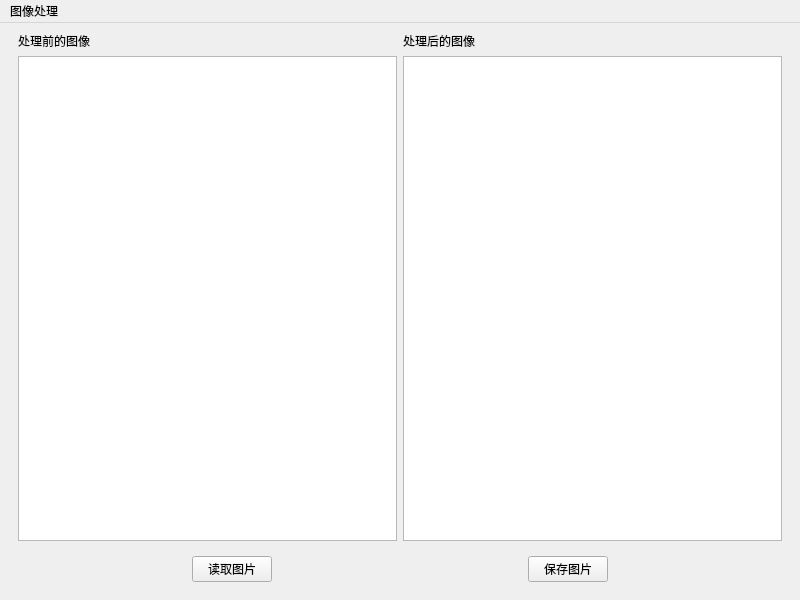
<?xml version="1.0" encoding="UTF-8"?>
<ui version="4.0">
 <class>MainWindow</class>
 <widget class="QMainWindow" name="MainWindow">
  <property name="geometry">
   <rect>
    <x>0</x>
    <y>0</y>
    <width>800</width>
    <height>600</height>
   </rect>
  </property>
  <property name="minimumSize">
   <size>
    <width>800</width>
    <height>600</height>
   </size>
  </property>
  <property name="maximumSize">
   <size>
    <width>9999</width>
    <height>9999</height>
   </size>
  </property>
  <property name="windowTitle">
   <string>MainWindow</string>
  </property>
  <widget class="QWidget" name="centralwidget">
   <layout class="QVBoxLayout" name="verticalLayout">
    <item>
     <widget class="QWidget" name="widget_pic" native="true">
      <layout class="QGridLayout" name="gridLayout">
       <property name="sizeConstraint">
        <enum>QLayout::SetDefaultConstraint</enum>
       </property>
       <property name="topMargin">
        <number>0</number>
       </property>
       <property name="bottomMargin">
        <number>0</number>
       </property>
       <item row="0" column="0">
        <widget class="QLabel" name="label1">
         <property name="palette">
          <palette>
           <active>
            <colorrole role="WindowText">
             <brush brushstyle="SolidPattern">
              <color alpha="255">
               <red>0</red>
               <green>0</green>
               <blue>0</blue>
              </color>
             </brush>
            </colorrole>
            <colorrole role="Button">
             <brush brushstyle="SolidPattern">
              <color alpha="255">
               <red>255</red>
               <green>255</green>
               <blue>255</blue>
              </color>
             </brush>
            </colorrole>
            <colorrole role="Light">
             <brush brushstyle="SolidPattern">
              <color alpha="255">
               <red>255</red>
               <green>255</green>
               <blue>255</blue>
              </color>
             </brush>
            </colorrole>
            <colorrole role="Midlight">
             <brush brushstyle="SolidPattern">
              <color alpha="255">
               <red>255</red>
               <green>255</green>
               <blue>255</blue>
              </color>
             </brush>
            </colorrole>
            <colorrole role="Dark">
             <brush brushstyle="SolidPattern">
              <color alpha="255">
               <red>127</red>
               <green>127</green>
               <blue>127</blue>
              </color>
             </brush>
            </colorrole>
            <colorrole role="Mid">
             <brush brushstyle="SolidPattern">
              <color alpha="255">
               <red>170</red>
               <green>170</green>
               <blue>170</blue>
              </color>
             </brush>
            </colorrole>
            <colorrole role="Text">
             <brush brushstyle="SolidPattern">
              <color alpha="255">
               <red>0</red>
               <green>0</green>
               <blue>0</blue>
              </color>
             </brush>
            </colorrole>
            <colorrole role="BrightText">
             <brush brushstyle="SolidPattern">
              <color alpha="255">
               <red>255</red>
               <green>255</green>
               <blue>255</blue>
              </color>
             </brush>
            </colorrole>
            <colorrole role="ButtonText">
             <brush brushstyle="SolidPattern">
              <color alpha="255">
               <red>0</red>
               <green>0</green>
               <blue>0</blue>
              </color>
             </brush>
            </colorrole>
            <colorrole role="Base">
             <brush brushstyle="SolidPattern">
              <color alpha="255">
               <red>255</red>
               <green>255</green>
               <blue>255</blue>
              </color>
             </brush>
            </colorrole>
            <colorrole role="Window">
             <brush brushstyle="SolidPattern">
              <color alpha="255">
               <red>255</red>
               <green>255</green>
               <blue>255</blue>
              </color>
             </brush>
            </colorrole>
            <colorrole role="Shadow">
             <brush brushstyle="SolidPattern">
              <color alpha="255">
               <red>0</red>
               <green>0</green>
               <blue>0</blue>
              </color>
             </brush>
            </colorrole>
            <colorrole role="AlternateBase">
             <brush brushstyle="SolidPattern">
              <color alpha="255">
               <red>255</red>
               <green>255</green>
               <blue>255</blue>
              </color>
             </brush>
            </colorrole>
            <colorrole role="ToolTipBase">
             <brush brushstyle="SolidPattern">
              <color alpha="255">
               <red>255</red>
               <green>255</green>
               <blue>220</blue>
              </color>
             </brush>
            </colorrole>
            <colorrole role="ToolTipText">
             <brush brushstyle="SolidPattern">
              <color alpha="255">
               <red>0</red>
               <green>0</green>
               <blue>0</blue>
              </color>
             </brush>
            </colorrole>
            <colorrole role="PlaceholderText">
             <brush brushstyle="SolidPattern">
              <color alpha="128">
               <red>0</red>
               <green>0</green>
               <blue>0</blue>
              </color>
             </brush>
            </colorrole>
           </active>
           <inactive>
            <colorrole role="WindowText">
             <brush brushstyle="SolidPattern">
              <color alpha="255">
               <red>0</red>
               <green>0</green>
               <blue>0</blue>
              </color>
             </brush>
            </colorrole>
            <colorrole role="Button">
             <brush brushstyle="SolidPattern">
              <color alpha="255">
               <red>255</red>
               <green>255</green>
               <blue>255</blue>
              </color>
             </brush>
            </colorrole>
            <colorrole role="Light">
             <brush brushstyle="SolidPattern">
              <color alpha="255">
               <red>255</red>
               <green>255</green>
               <blue>255</blue>
              </color>
             </brush>
            </colorrole>
            <colorrole role="Midlight">
             <brush brushstyle="SolidPattern">
              <color alpha="255">
               <red>255</red>
               <green>255</green>
               <blue>255</blue>
              </color>
             </brush>
            </colorrole>
            <colorrole role="Dark">
             <brush brushstyle="SolidPattern">
              <color alpha="255">
               <red>127</red>
               <green>127</green>
               <blue>127</blue>
              </color>
             </brush>
            </colorrole>
            <colorrole role="Mid">
             <brush brushstyle="SolidPattern">
              <color alpha="255">
               <red>170</red>
               <green>170</green>
               <blue>170</blue>
              </color>
             </brush>
            </colorrole>
            <colorrole role="Text">
             <brush brushstyle="SolidPattern">
              <color alpha="255">
               <red>0</red>
               <green>0</green>
               <blue>0</blue>
              </color>
             </brush>
            </colorrole>
            <colorrole role="BrightText">
             <brush brushstyle="SolidPattern">
              <color alpha="255">
               <red>255</red>
               <green>255</green>
               <blue>255</blue>
              </color>
             </brush>
            </colorrole>
            <colorrole role="ButtonText">
             <brush brushstyle="SolidPattern">
              <color alpha="255">
               <red>0</red>
               <green>0</green>
               <blue>0</blue>
              </color>
             </brush>
            </colorrole>
            <colorrole role="Base">
             <brush brushstyle="SolidPattern">
              <color alpha="255">
               <red>255</red>
               <green>255</green>
               <blue>255</blue>
              </color>
             </brush>
            </colorrole>
            <colorrole role="Window">
             <brush brushstyle="SolidPattern">
              <color alpha="255">
               <red>255</red>
               <green>255</green>
               <blue>255</blue>
              </color>
             </brush>
            </colorrole>
            <colorrole role="Shadow">
             <brush brushstyle="SolidPattern">
              <color alpha="255">
               <red>0</red>
               <green>0</green>
               <blue>0</blue>
              </color>
             </brush>
            </colorrole>
            <colorrole role="AlternateBase">
             <brush brushstyle="SolidPattern">
              <color alpha="255">
               <red>255</red>
               <green>255</green>
               <blue>255</blue>
              </color>
             </brush>
            </colorrole>
            <colorrole role="ToolTipBase">
             <brush brushstyle="SolidPattern">
              <color alpha="255">
               <red>255</red>
               <green>255</green>
               <blue>220</blue>
              </color>
             </brush>
            </colorrole>
            <colorrole role="ToolTipText">
             <brush brushstyle="SolidPattern">
              <color alpha="255">
               <red>0</red>
               <green>0</green>
               <blue>0</blue>
              </color>
             </brush>
            </colorrole>
            <colorrole role="PlaceholderText">
             <brush brushstyle="SolidPattern">
              <color alpha="128">
               <red>0</red>
               <green>0</green>
               <blue>0</blue>
              </color>
             </brush>
            </colorrole>
           </inactive>
           <disabled>
            <colorrole role="WindowText">
             <brush brushstyle="SolidPattern">
              <color alpha="255">
               <red>127</red>
               <green>127</green>
               <blue>127</blue>
              </color>
             </brush>
            </colorrole>
            <colorrole role="Button">
             <brush brushstyle="SolidPattern">
              <color alpha="255">
               <red>255</red>
               <green>255</green>
               <blue>255</blue>
              </color>
             </brush>
            </colorrole>
            <colorrole role="Light">
             <brush brushstyle="SolidPattern">
              <color alpha="255">
               <red>255</red>
               <green>255</green>
               <blue>255</blue>
              </color>
             </brush>
            </colorrole>
            <colorrole role="Midlight">
             <brush brushstyle="SolidPattern">
              <color alpha="255">
               <red>255</red>
               <green>255</green>
               <blue>255</blue>
              </color>
             </brush>
            </colorrole>
            <colorrole role="Dark">
             <brush brushstyle="SolidPattern">
              <color alpha="255">
               <red>127</red>
               <green>127</green>
               <blue>127</blue>
              </color>
             </brush>
            </colorrole>
            <colorrole role="Mid">
             <brush brushstyle="SolidPattern">
              <color alpha="255">
               <red>170</red>
               <green>170</green>
               <blue>170</blue>
              </color>
             </brush>
            </colorrole>
            <colorrole role="Text">
             <brush brushstyle="SolidPattern">
              <color alpha="255">
               <red>127</red>
               <green>127</green>
               <blue>127</blue>
              </color>
             </brush>
            </colorrole>
            <colorrole role="BrightText">
             <brush brushstyle="SolidPattern">
              <color alpha="255">
               <red>255</red>
               <green>255</green>
               <blue>255</blue>
              </color>
             </brush>
            </colorrole>
            <colorrole role="ButtonText">
             <brush brushstyle="SolidPattern">
              <color alpha="255">
               <red>127</red>
               <green>127</green>
               <blue>127</blue>
              </color>
             </brush>
            </colorrole>
            <colorrole role="Base">
             <brush brushstyle="SolidPattern">
              <color alpha="255">
               <red>255</red>
               <green>255</green>
               <blue>255</blue>
              </color>
             </brush>
            </colorrole>
            <colorrole role="Window">
             <brush brushstyle="SolidPattern">
              <color alpha="255">
               <red>255</red>
               <green>255</green>
               <blue>255</blue>
              </color>
             </brush>
            </colorrole>
            <colorrole role="Shadow">
             <brush brushstyle="SolidPattern">
              <color alpha="255">
               <red>0</red>
               <green>0</green>
               <blue>0</blue>
              </color>
             </brush>
            </colorrole>
            <colorrole role="AlternateBase">
             <brush brushstyle="SolidPattern">
              <color alpha="255">
               <red>255</red>
               <green>255</green>
               <blue>255</blue>
              </color>
             </brush>
            </colorrole>
            <colorrole role="ToolTipBase">
             <brush brushstyle="SolidPattern">
              <color alpha="255">
               <red>255</red>
               <green>255</green>
               <blue>220</blue>
              </color>
             </brush>
            </colorrole>
            <colorrole role="ToolTipText">
             <brush brushstyle="SolidPattern">
              <color alpha="255">
               <red>0</red>
               <green>0</green>
               <blue>0</blue>
              </color>
             </brush>
            </colorrole>
            <colorrole role="PlaceholderText">
             <brush brushstyle="SolidPattern">
              <color alpha="128">
               <red>0</red>
               <green>0</green>
               <blue>0</blue>
              </color>
             </brush>
            </colorrole>
           </disabled>
          </palette>
         </property>
         <property name="styleSheet">
          <string notr="true"/>
         </property>
         <property name="text">
          <string>处理前的图像</string>
         </property>
        </widget>
       </item>
       <item row="0" column="1">
        <widget class="QLabel" name="label2">
         <property name="maximumSize">
          <size>
           <width>16777215</width>
           <height>20</height>
          </size>
         </property>
         <property name="palette">
          <palette>
           <active>
            <colorrole role="WindowText">
             <brush brushstyle="SolidPattern">
              <color alpha="255">
               <red>0</red>
               <green>0</green>
               <blue>0</blue>
              </color>
             </brush>
            </colorrole>
            <colorrole role="Button">
             <brush brushstyle="SolidPattern">
              <color alpha="255">
               <red>255</red>
               <green>255</green>
               <blue>255</blue>
              </color>
             </brush>
            </colorrole>
            <colorrole role="Light">
             <brush brushstyle="SolidPattern">
              <color alpha="255">
               <red>255</red>
               <green>255</green>
               <blue>255</blue>
              </color>
             </brush>
            </colorrole>
            <colorrole role="Midlight">
             <brush brushstyle="SolidPattern">
              <color alpha="255">
               <red>255</red>
               <green>255</green>
               <blue>255</blue>
              </color>
             </brush>
            </colorrole>
            <colorrole role="Dark">
             <brush brushstyle="SolidPattern">
              <color alpha="255">
               <red>127</red>
               <green>127</green>
               <blue>127</blue>
              </color>
             </brush>
            </colorrole>
            <colorrole role="Mid">
             <brush brushstyle="SolidPattern">
              <color alpha="255">
               <red>170</red>
               <green>170</green>
               <blue>170</blue>
              </color>
             </brush>
            </colorrole>
            <colorrole role="Text">
             <brush brushstyle="SolidPattern">
              <color alpha="255">
               <red>0</red>
               <green>0</green>
               <blue>0</blue>
              </color>
             </brush>
            </colorrole>
            <colorrole role="BrightText">
             <brush brushstyle="SolidPattern">
              <color alpha="255">
               <red>255</red>
               <green>255</green>
               <blue>255</blue>
              </color>
             </brush>
            </colorrole>
            <colorrole role="ButtonText">
             <brush brushstyle="SolidPattern">
              <color alpha="255">
               <red>0</red>
               <green>0</green>
               <blue>0</blue>
              </color>
             </brush>
            </colorrole>
            <colorrole role="Base">
             <brush brushstyle="SolidPattern">
              <color alpha="255">
               <red>255</red>
               <green>255</green>
               <blue>255</blue>
              </color>
             </brush>
            </colorrole>
            <colorrole role="Window">
             <brush brushstyle="SolidPattern">
              <color alpha="255">
               <red>255</red>
               <green>255</green>
               <blue>255</blue>
              </color>
             </brush>
            </colorrole>
            <colorrole role="Shadow">
             <brush brushstyle="SolidPattern">
              <color alpha="255">
               <red>0</red>
               <green>0</green>
               <blue>0</blue>
              </color>
             </brush>
            </colorrole>
            <colorrole role="AlternateBase">
             <brush brushstyle="SolidPattern">
              <color alpha="255">
               <red>255</red>
               <green>255</green>
               <blue>255</blue>
              </color>
             </brush>
            </colorrole>
            <colorrole role="ToolTipBase">
             <brush brushstyle="SolidPattern">
              <color alpha="255">
               <red>255</red>
               <green>255</green>
               <blue>220</blue>
              </color>
             </brush>
            </colorrole>
            <colorrole role="ToolTipText">
             <brush brushstyle="SolidPattern">
              <color alpha="255">
               <red>0</red>
               <green>0</green>
               <blue>0</blue>
              </color>
             </brush>
            </colorrole>
            <colorrole role="PlaceholderText">
             <brush brushstyle="SolidPattern">
              <color alpha="128">
               <red>0</red>
               <green>0</green>
               <blue>0</blue>
              </color>
             </brush>
            </colorrole>
           </active>
           <inactive>
            <colorrole role="WindowText">
             <brush brushstyle="SolidPattern">
              <color alpha="255">
               <red>0</red>
               <green>0</green>
               <blue>0</blue>
              </color>
             </brush>
            </colorrole>
            <colorrole role="Button">
             <brush brushstyle="SolidPattern">
              <color alpha="255">
               <red>255</red>
               <green>255</green>
               <blue>255</blue>
              </color>
             </brush>
            </colorrole>
            <colorrole role="Light">
             <brush brushstyle="SolidPattern">
              <color alpha="255">
               <red>255</red>
               <green>255</green>
               <blue>255</blue>
              </color>
             </brush>
            </colorrole>
            <colorrole role="Midlight">
             <brush brushstyle="SolidPattern">
              <color alpha="255">
               <red>255</red>
               <green>255</green>
               <blue>255</blue>
              </color>
             </brush>
            </colorrole>
            <colorrole role="Dark">
             <brush brushstyle="SolidPattern">
              <color alpha="255">
               <red>127</red>
               <green>127</green>
               <blue>127</blue>
              </color>
             </brush>
            </colorrole>
            <colorrole role="Mid">
             <brush brushstyle="SolidPattern">
              <color alpha="255">
               <red>170</red>
               <green>170</green>
               <blue>170</blue>
              </color>
             </brush>
            </colorrole>
            <colorrole role="Text">
             <brush brushstyle="SolidPattern">
              <color alpha="255">
               <red>0</red>
               <green>0</green>
               <blue>0</blue>
              </color>
             </brush>
            </colorrole>
            <colorrole role="BrightText">
             <brush brushstyle="SolidPattern">
              <color alpha="255">
               <red>255</red>
               <green>255</green>
               <blue>255</blue>
              </color>
             </brush>
            </colorrole>
            <colorrole role="ButtonText">
             <brush brushstyle="SolidPattern">
              <color alpha="255">
               <red>0</red>
               <green>0</green>
               <blue>0</blue>
              </color>
             </brush>
            </colorrole>
            <colorrole role="Base">
             <brush brushstyle="SolidPattern">
              <color alpha="255">
               <red>255</red>
               <green>255</green>
               <blue>255</blue>
              </color>
             </brush>
            </colorrole>
            <colorrole role="Window">
             <brush brushstyle="SolidPattern">
              <color alpha="255">
               <red>255</red>
               <green>255</green>
               <blue>255</blue>
              </color>
             </brush>
            </colorrole>
            <colorrole role="Shadow">
             <brush brushstyle="SolidPattern">
              <color alpha="255">
               <red>0</red>
               <green>0</green>
               <blue>0</blue>
              </color>
             </brush>
            </colorrole>
            <colorrole role="AlternateBase">
             <brush brushstyle="SolidPattern">
              <color alpha="255">
               <red>255</red>
               <green>255</green>
               <blue>255</blue>
              </color>
             </brush>
            </colorrole>
            <colorrole role="ToolTipBase">
             <brush brushstyle="SolidPattern">
              <color alpha="255">
               <red>255</red>
               <green>255</green>
               <blue>220</blue>
              </color>
             </brush>
            </colorrole>
            <colorrole role="ToolTipText">
             <brush brushstyle="SolidPattern">
              <color alpha="255">
               <red>0</red>
               <green>0</green>
               <blue>0</blue>
              </color>
             </brush>
            </colorrole>
            <colorrole role="PlaceholderText">
             <brush brushstyle="SolidPattern">
              <color alpha="128">
               <red>0</red>
               <green>0</green>
               <blue>0</blue>
              </color>
             </brush>
            </colorrole>
           </inactive>
           <disabled>
            <colorrole role="WindowText">
             <brush brushstyle="SolidPattern">
              <color alpha="255">
               <red>127</red>
               <green>127</green>
               <blue>127</blue>
              </color>
             </brush>
            </colorrole>
            <colorrole role="Button">
             <brush brushstyle="SolidPattern">
              <color alpha="255">
               <red>255</red>
               <green>255</green>
               <blue>255</blue>
              </color>
             </brush>
            </colorrole>
            <colorrole role="Light">
             <brush brushstyle="SolidPattern">
              <color alpha="255">
               <red>255</red>
               <green>255</green>
               <blue>255</blue>
              </color>
             </brush>
            </colorrole>
            <colorrole role="Midlight">
             <brush brushstyle="SolidPattern">
              <color alpha="255">
               <red>255</red>
               <green>255</green>
               <blue>255</blue>
              </color>
             </brush>
            </colorrole>
            <colorrole role="Dark">
             <brush brushstyle="SolidPattern">
              <color alpha="255">
               <red>127</red>
               <green>127</green>
               <blue>127</blue>
              </color>
             </brush>
            </colorrole>
            <colorrole role="Mid">
             <brush brushstyle="SolidPattern">
              <color alpha="255">
               <red>170</red>
               <green>170</green>
               <blue>170</blue>
              </color>
             </brush>
            </colorrole>
            <colorrole role="Text">
             <brush brushstyle="SolidPattern">
              <color alpha="255">
               <red>127</red>
               <green>127</green>
               <blue>127</blue>
              </color>
             </brush>
            </colorrole>
            <colorrole role="BrightText">
             <brush brushstyle="SolidPattern">
              <color alpha="255">
               <red>255</red>
               <green>255</green>
               <blue>255</blue>
              </color>
             </brush>
            </colorrole>
            <colorrole role="ButtonText">
             <brush brushstyle="SolidPattern">
              <color alpha="255">
               <red>127</red>
               <green>127</green>
               <blue>127</blue>
              </color>
             </brush>
            </colorrole>
            <colorrole role="Base">
             <brush brushstyle="SolidPattern">
              <color alpha="255">
               <red>255</red>
               <green>255</green>
               <blue>255</blue>
              </color>
             </brush>
            </colorrole>
            <colorrole role="Window">
             <brush brushstyle="SolidPattern">
              <color alpha="255">
               <red>255</red>
               <green>255</green>
               <blue>255</blue>
              </color>
             </brush>
            </colorrole>
            <colorrole role="Shadow">
             <brush brushstyle="SolidPattern">
              <color alpha="255">
               <red>0</red>
               <green>0</green>
               <blue>0</blue>
              </color>
             </brush>
            </colorrole>
            <colorrole role="AlternateBase">
             <brush brushstyle="SolidPattern">
              <color alpha="255">
               <red>255</red>
               <green>255</green>
               <blue>255</blue>
              </color>
             </brush>
            </colorrole>
            <colorrole role="ToolTipBase">
             <brush brushstyle="SolidPattern">
              <color alpha="255">
               <red>255</red>
               <green>255</green>
               <blue>220</blue>
              </color>
             </brush>
            </colorrole>
            <colorrole role="ToolTipText">
             <brush brushstyle="SolidPattern">
              <color alpha="255">
               <red>0</red>
               <green>0</green>
               <blue>0</blue>
              </color>
             </brush>
            </colorrole>
            <colorrole role="PlaceholderText">
             <brush brushstyle="SolidPattern">
              <color alpha="128">
               <red>0</red>
               <green>0</green>
               <blue>0</blue>
              </color>
             </brush>
            </colorrole>
           </disabled>
          </palette>
         </property>
         <property name="styleSheet">
          <string notr="true"/>
         </property>
         <property name="text">
          <string>处理后的图像</string>
         </property>
        </widget>
       </item>
       <item row="1" column="0">
        <widget class="MyGraphicsView" name="graphicsView1"/>
       </item>
       <item row="1" column="1">
        <widget class="QGraphicsView" name="graphicsView2"/>
       </item>
      </layout>
     </widget>
    </item>
    <item>
     <widget class="QWidget" name="widget_btn" native="true">
      <property name="maximumSize">
       <size>
        <width>16777215</width>
        <height>50</height>
       </size>
      </property>
      <layout class="QHBoxLayout" name="horizontalLayout">
       <item>
        <spacer name="horizontalSpacer">
         <property name="orientation">
          <enum>Qt::Horizontal</enum>
         </property>
         <property name="sizeHint" stdset="0">
          <size>
           <width>161</width>
           <height>20</height>
          </size>
         </property>
        </spacer>
       </item>
       <item>
        <widget class="QPushButton" name="read_file_btn">
         <property name="text">
          <string>读取图片</string>
         </property>
        </widget>
       </item>
       <item>
        <spacer name="horizontalSpacer_2">
         <property name="orientation">
          <enum>Qt::Horizontal</enum>
         </property>
         <property name="sizeHint" stdset="0">
          <size>
           <width>250</width>
           <height>20</height>
          </size>
         </property>
        </spacer>
       </item>
       <item>
        <widget class="QPushButton" name="save_file_btn">
         <property name="text">
          <string>保存图片</string>
         </property>
        </widget>
       </item>
       <item>
        <spacer name="horizontalSpacer_3">
         <property name="orientation">
          <enum>Qt::Horizontal</enum>
         </property>
         <property name="sizeHint" stdset="0">
          <size>
           <width>160</width>
           <height>20</height>
          </size>
         </property>
        </spacer>
       </item>
      </layout>
     </widget>
    </item>
   </layout>
  </widget>
  <widget class="QMenuBar" name="menubar">
   <property name="geometry">
    <rect>
     <x>0</x>
     <y>0</y>
     <width>800</width>
     <height>25</height>
    </rect>
   </property>
   <widget class="QMenu" name="menu">
    <property name="title">
     <string>图像处理</string>
    </property>
    <widget class="QMenu" name="menu_2">
     <property name="title">
      <string>几何变换</string>
     </property>
     <addaction name="reloc_rotation_center"/>
     <addaction name="basic_geo_trans"/>
    </widget>
    <addaction name="menu_2"/>
   </widget>
   <addaction name="menu"/>
  </widget>
  <action name="reloc_rotation_center">
   <property name="text">
    <string>重置旋转中心</string>
   </property>
  </action>
  <action name="basic_geo_trans">
   <property name="text">
    <string>基础几何变换</string>
   </property>
  </action>
 </widget>
 <customwidgets>
  <customwidget>
   <class>MyGraphicsView</class>
   <extends>QGraphicsView</extends>
   <header location="global">mygraphicsview.h</header>
  </customwidget>
 </customwidgets>
 <resources/>
 <connections/>
</ui>
